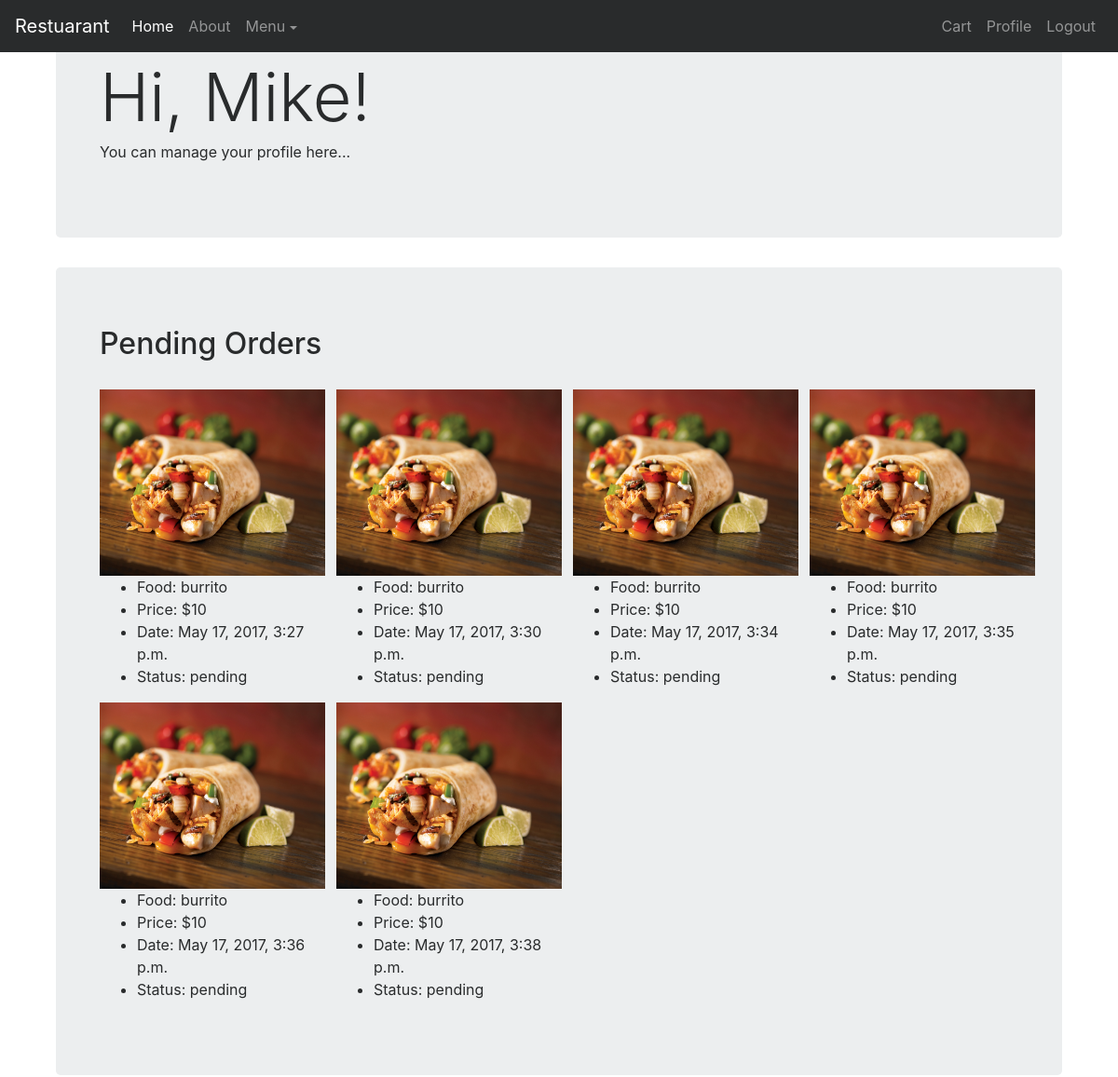
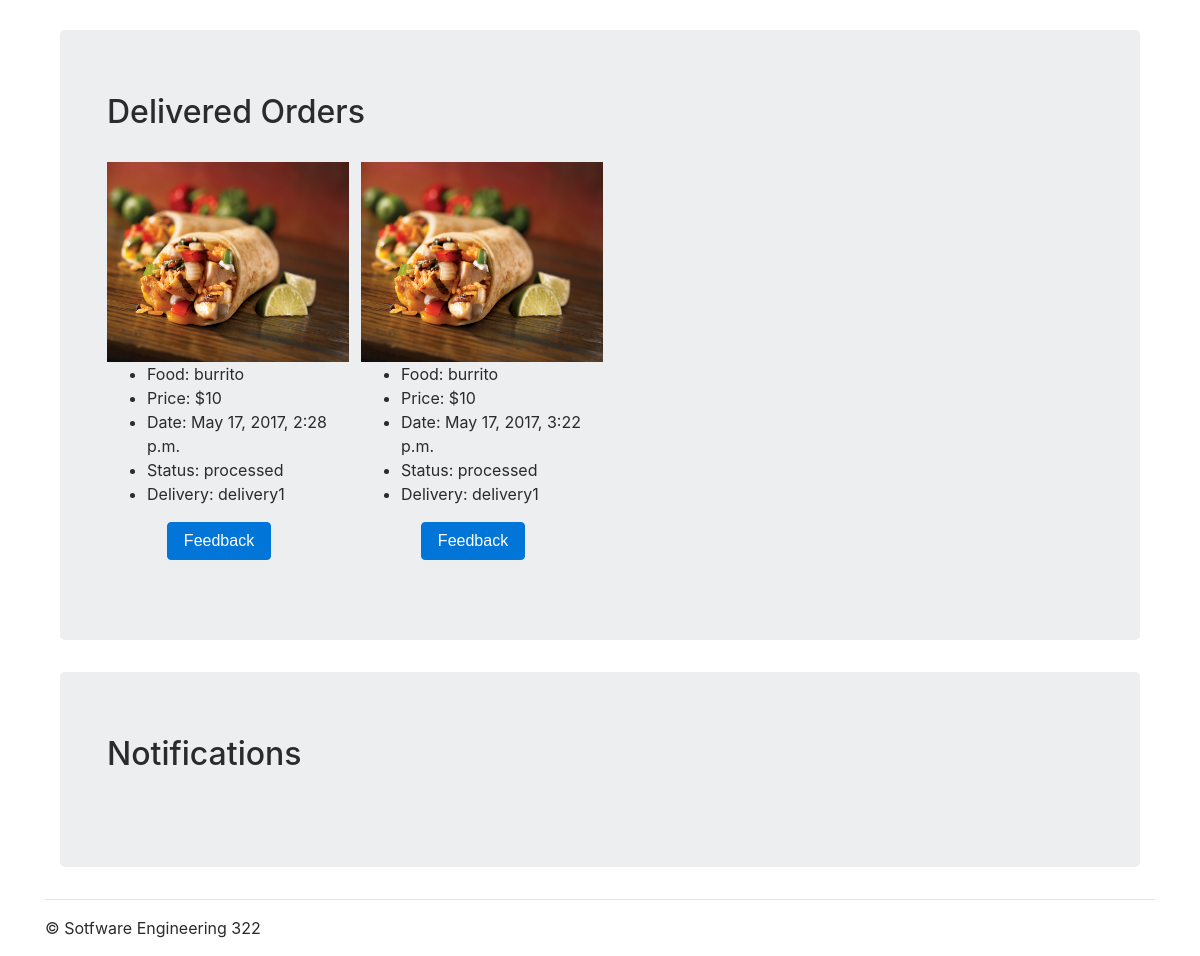
The page /profile/13 (signed in) on the database its author committed (2 pictures, top to bottom).
### menu/models.py (models this page shows, shortened)
class Order(models.Model):
    food = models.ForeignKey(Food)
    customer = models.ForeignKey(userModels.User, related_name='orders')
    status = models.CharField(max_length=10, default='cart')
    delivery = models.ForeignKey(userModels.User,null=True, related_name ='deliveries')
    time_stamp = models.DateTimeField(auto_now_add=True)
    quantity = models.IntegerField(default=1,blank=True)

class Food(models.Model):
    name = models.CharField(max_length=100,blank=False)
    description = models.CharField(max_length=100,blank=False)
    image = models.ImageField()
    price = models.PositiveIntegerField(blank=False)
    chef = models.ForeignKey(userModels.User)
    cuisine = models.CharField(max_length=100, choices=cuisineChoices)
    numOrdered = models.PositiveIntegerField(default=0)
    avg_rating = models.DecimalField(default=0, max_digits=3, decimal_places=2)
    num_reviews = models.PositiveIntegerField(default=0)

### menu/views.py (the view)
# urls.py: url(r'^profile/(?P<id>\d*)', menuViews.profile, name = 'profile'),
def profile(request, id=None):
    if request.method == 'POST':
        form = MessageForm(request.POST or None)
        if not form.is_valid():
            return HttpResponse("invalid form")
        data = form.cleaned_data
        feedback = data['feedback']
        service = data['service']
        content = data['content']
        order = Order.objects.get(id=id)
        delivery = order.delivery
        chef = order.food.chef
        customer =request.user
        message = Message()
        message.reason = content
        message.source = customer
        if (service == 'food'):
            message.target = chef
        elif (service == 'delivery'):
            message.target = delivery
        if feedback == 'Complaint':
            message.message_type = 'Complaint'
        elif feedback == 'Complement':
            message.message_type = 'Complement'
        message.save()
        return HttpResponse('Thanks for your feedback')
    else:
        customer = request.user
        deliveredOrders = customer.orders.filter(status='processed')
        pendingOrders = customer.orders.filter(status='pending')
        messages = Message.objects.filter(target=customer)
        context = {
                    'delivered':deliveredOrders,
                    'pending' : pendingOrders,
                    'form':MessageForm,
                    'messages':messages
                    }
        return render (request, 'menu/customerProfile.html', context=context)

### templates/menu/customerProfile.html (shortened to what this page needs)
{% extends "menu/base.html" %}
{% load static %}
{% block navbar %}
<ul class="nav navbar-nav navbar-right">
  <li class="nav-item"><a class="nav-link" href="/cart">Cart</a></li>
  <li class="nav-item"><a class="nav-link" href="/profile">Profile</a></li>
  <li class='nav-item'><a class="nav-link"href="/logout">Logout</a></li>
</ul>
{% endblock navbar%}
{% block jumbotron %}
<div class="container">
<div class="jumbotron">
  <div class="container">
    <h1 class="display-3">Hi, {{request.user.first_name}}!</h1>
    <p>You can manage your profile here...</p>
  </div>
</div>
</div>
{% endblock jumbotron %}
{% block orders %}
<div class="container">
  <div class="jumbotron">
    <div class="container">
    <h2 class="display-5 ">Pending Orders </h2><br>
      <div class="row">
    {% for order in pending %}
    <div class="col-sm-6 col-md-3">
      <div class="thumbnail">
        <img width="242" height="200" src="{{order.food.image.url}}" alt="img">
        <div class="caption">
          <ul>
            <li>Food: {{order.food.name}}</li>
            <li>Price: ${{order.food.price}}</li>
            <li>Date: {{order.time_stamp}}</li>
            <li>Status: {{order.status}}</li>
            </ul>
        </div>
      </div>
    </div>
        {% endfor %}
  </div>
</div>
</div>
</div>
<div class="container">
  <div class="jumbotron">
    <div class="container">
    <h2 class="display-5 ">Delivered Orders </h2><br>
    <div class="row">
    {% for order in delivered %}
    <div class="col-sm-6 col-md-3">
      <div class="thumbnail">
        <img width="242" height="200" src="{{order.food.image.url}}" alt="img">
        <div class="caption">
          <ul>
            <li>Food: {{order.food.name}}</li>
            <li>Price: ${{order.food.price}}</li>
            <li>Date: {{order.time_stamp}}</li>
            <li>Status: {{order.status}}</li>
            <li>Delivery: {{order.delivery}}</li>
            </ul>
            <p class="text-center" ><button class="btn btn-md btn-primary "
               name="button" id='feedback' onclick="getOrderID({{order.id}})" data-target='#popup' data-toggle='modal'>Feedback</button></p>
        </div>
      </div>
    </div>
        {% endfor %}
  </div>
</div>
</div>
</div>
{% endblock orders %}
{% block  messages %}
<div class="container">
  <div class="jumbotron">
    <div class="container">
    <h2 class="display-5 ">Notifications </h2><br>
</div>
</div>
</div>
{% endblock messages %}

### rows shown on the page
Order: food.image (picture), food.name "burrito", food.price "10", time_stamp "May 17, 2017, 3:27 p.m.", status "pending"
Order: food.image (picture), food.name "burrito", food.price "10", time_stamp "May 17, 2017, 3:30 p.m.", status "pending"
Order: food.image (picture), food.name "burrito", food.price "10", time_stamp "May 17, 2017, 3:34 p.m.", status "pending"
Order: food.image (picture), food.name "burrito", food.price "10", time_stamp "May 17, 2017, 3:35 p.m.", status "pending"
Order: food.image (picture), food.name "burrito", food.price "10", time_stamp "May 17, 2017, 3:36 p.m.", status "pending"
Order: food.image (picture), food.name "burrito", food.price "10", time_stamp "May 17, 2017, 3:38 p.m.", status "pending"
Order: food.image (picture), food.name "burrito", food.price "10", time_stamp "May 17, 2017, 2:28 p.m.", status "processed", delivery "delivery1"
Order: food.image (picture), food.name "burrito", food.price "10", time_stamp "May 17, 2017, 3:22 p.m.", status "processed", delivery "delivery1"

### other values the page prints
{{ request.user.first_name }} "Mike"
